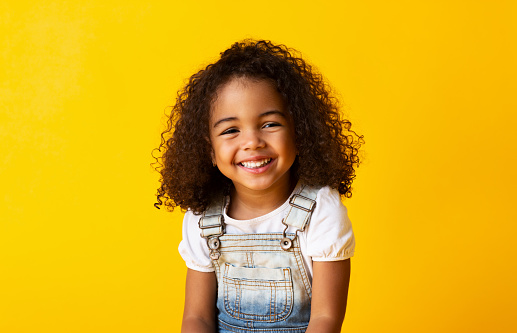
#> input picture Resources/happygirl.jpg, 517 x 333 px, found by its file name
$ python Chap5.py
#> lines starting #> are read from the running program, lines starting #| are printed output that depends on the picture
import cv2
import numpy as np

img =cv2.imread("D:\OpenCv\Resources\happygirl.jpg")
#> img is the input picture: shape (333, 517, 3); mean B, G, R 26, 173.1, 220
width,height=250,350
pts1=np.float32([[111,219],[287,188],[154,482],[352,440]])
pts2=np.float32([[0,0],[width,0],[0,height],[width,height]])
matrix=cv2.getPerspectiveTransform(pts1,pts2)
imgOutput=cv2.warpPerspective(img,matrix,(width,height))
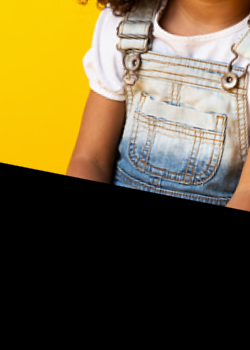
#> imgOutput: shape (350, 250, 3); mean B, G, R 54.7, 92.1, 106.2
cv2.imshow("Output",img)
cv2.imshow("Output1",imgOutput)
cv2.waitKey(0)
